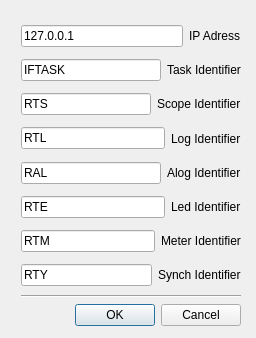
<ui version="4.0" >
 <class>QRL_connectDialogWindow</class>
 <widget class="QDialog" name="QRL_connectDialogWindow" >
  <property name="geometry" >
   <rect>
    <x>0</x>
    <y>0</y>
    <width>256</width>
    <height>338</height>
   </rect>
  </property>
  <property name="minimumSize" >
   <size>
    <width>256</width>
    <height>338</height>
   </size>
  </property>
  <property name="maximumSize" >
   <size>
    <width>256</width>
    <height>338</height>
   </size>
  </property>
  <property name="windowTitle" >
   <string>Connect to Target</string>
  </property>
  <widget class="QWidget" name="layoutWidget" >
   <property name="geometry" >
    <rect>
     <x>21</x>
     <y>22</y>
     <width>220</width>
     <height>304</height>
    </rect>
   </property>
   <layout class="QVBoxLayout" >
    <property name="margin" >
     <number>0</number>
    </property>
    <property name="spacing" >
     <number>6</number>
    </property>
    <item>
     <layout class="QVBoxLayout" >
      <property name="margin" >
       <number>0</number>
      </property>
      <property name="spacing" >
       <number>6</number>
      </property>
      <item>
       <layout class="QHBoxLayout" >
        <property name="margin" >
         <number>0</number>
        </property>
        <property name="spacing" >
         <number>6</number>
        </property>
        <item>
         <widget class="QLineEdit" name="lineEdit" >
          <property name="text" >
           <string>127.0.0.1</string>
          </property>
         </widget>
        </item>
        <item>
         <widget class="QLabel" name="label" >
          <property name="text" >
           <string>IP Adress</string>
          </property>
          <property name="buddy" >
           <cstring>lineEdit</cstring>
          </property>
         </widget>
        </item>
       </layout>
      </item>
      <item>
       <layout class="QHBoxLayout" >
        <property name="margin" >
         <number>0</number>
        </property>
        <property name="spacing" >
         <number>6</number>
        </property>
        <item>
         <widget class="QLineEdit" name="lineEdit_2" >
          <property name="text" >
           <string>IFTASK</string>
          </property>
         </widget>
        </item>
        <item>
         <widget class="QLabel" name="label_2" >
          <property name="text" >
           <string>Task Identifier</string>
          </property>
          <property name="buddy" >
           <cstring>lineEdit_2</cstring>
          </property>
         </widget>
        </item>
       </layout>
      </item>
      <item>
       <layout class="QHBoxLayout" >
        <property name="margin" >
         <number>0</number>
        </property>
        <property name="spacing" >
         <number>6</number>
        </property>
        <item>
         <widget class="QLineEdit" name="lineEdit_3" >
          <property name="text" >
           <string>RTS</string>
          </property>
         </widget>
        </item>
        <item>
         <widget class="QLabel" name="label_3" >
          <property name="text" >
           <string>Scope Identifier</string>
          </property>
          <property name="buddy" >
           <cstring>lineEdit_3</cstring>
          </property>
         </widget>
        </item>
       </layout>
      </item>
      <item>
       <layout class="QHBoxLayout" >
        <property name="margin" >
         <number>0</number>
        </property>
        <property name="spacing" >
         <number>6</number>
        </property>
        <item>
         <widget class="QLineEdit" name="lineEdit_4" >
          <property name="text" >
           <string>RTL</string>
          </property>
         </widget>
        </item>
        <item>
         <widget class="QLabel" name="label_4" >
          <property name="text" >
           <string>Log Identifier</string>
          </property>
          <property name="buddy" >
           <cstring>lineEdit_4</cstring>
          </property>
         </widget>
        </item>
       </layout>
      </item>
      <item>
       <layout class="QHBoxLayout" >
        <property name="margin" >
         <number>0</number>
        </property>
        <property name="spacing" >
         <number>6</number>
        </property>
        <item>
         <widget class="QLineEdit" name="lineEdit_5" >
          <property name="text" >
           <string>RAL</string>
          </property>
         </widget>
        </item>
        <item>
         <widget class="QLabel" name="label_5" >
          <property name="text" >
           <string>Alog Identifier</string>
          </property>
          <property name="buddy" >
           <cstring>lineEdit_5</cstring>
          </property>
         </widget>
        </item>
       </layout>
      </item>
      <item>
       <layout class="QHBoxLayout" >
        <property name="margin" >
         <number>0</number>
        </property>
        <property name="spacing" >
         <number>6</number>
        </property>
        <item>
         <widget class="QLineEdit" name="lineEdit_6" >
          <property name="text" >
           <string>RTE</string>
          </property>
         </widget>
        </item>
        <item>
         <widget class="QLabel" name="label_6" >
          <property name="text" >
           <string>Led Identifier</string>
          </property>
          <property name="buddy" >
           <cstring>lineEdit_6</cstring>
          </property>
         </widget>
        </item>
       </layout>
      </item>
      <item>
       <layout class="QHBoxLayout" >
        <property name="margin" >
         <number>0</number>
        </property>
        <property name="spacing" >
         <number>6</number>
        </property>
        <item>
         <widget class="QLineEdit" name="lineEdit_7" >
          <property name="text" >
           <string>RTM</string>
          </property>
         </widget>
        </item>
        <item>
         <widget class="QLabel" name="label_7" >
          <property name="text" >
           <string>Meter Identifier</string>
          </property>
          <property name="buddy" >
           <cstring>lineEdit_7</cstring>
          </property>
         </widget>
        </item>
       </layout>
      </item>
      <item>
       <layout class="QHBoxLayout" >
        <property name="margin" >
         <number>0</number>
        </property>
        <property name="spacing" >
         <number>6</number>
        </property>
        <item>
         <widget class="QLineEdit" name="lineEdit_8" >
          <property name="text" >
           <string>RTY</string>
          </property>
         </widget>
        </item>
        <item>
         <widget class="QLabel" name="label_8" >
          <property name="text" >
           <string>Synch Identifier</string>
          </property>
          <property name="buddy" >
           <cstring>lineEdit_8</cstring>
          </property>
         </widget>
        </item>
       </layout>
      </item>
     </layout>
    </item>
    <item>
     <widget class="Line" name="line" >
      <property name="orientation" >
       <enum>Qt::Horizontal</enum>
      </property>
     </widget>
    </item>
    <item>
     <widget class="QDialogButtonBox" name="buttonBox" >
      <property name="orientation" >
       <enum>Qt::Horizontal</enum>
      </property>
      <property name="standardButtons" >
       <set>QDialogButtonBox::Cancel|QDialogButtonBox::NoButton|QDialogButtonBox::Ok</set>
      </property>
     </widget>
    </item>
   </layout>
  </widget>
 </widget>
 <resources/>
 <connections>
  <connection>
   <sender>buttonBox</sender>
   <signal>accepted()</signal>
   <receiver>QRL_connectDialogWindow</receiver>
   <slot>accept()</slot>
   <hints>
    <hint type="sourcelabel" >
     <x>248</x>
     <y>254</y>
    </hint>
    <hint type="destinationlabel" >
     <x>157</x>
     <y>274</y>
    </hint>
   </hints>
  </connection>
  <connection>
   <sender>buttonBox</sender>
   <signal>rejected()</signal>
   <receiver>QRL_connectDialogWindow</receiver>
   <slot>reject()</slot>
   <hints>
    <hint type="sourcelabel" >
     <x>316</x>
     <y>260</y>
    </hint>
    <hint type="destinationlabel" >
     <x>286</x>
     <y>274</y>
    </hint>
   </hints>
  </connection>
 </connections>
</ui>
